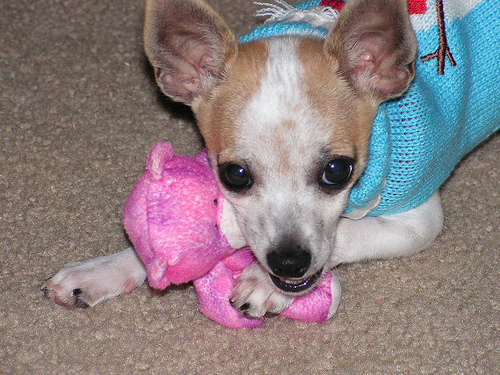
#> input picture images/2111388821_a0eee8d4a0.jpg, 500 x 375 px
$ jupyter execute --allow-errors 'Images and Attributes.ipynb'
#> lines starting #> are read from the running program, lines starting #| are printed output that depends on the picture
[cell 1]
import cv2
import json
import requests
import numpy as np
import pandas as pd
from PIL import Image
from io import BytesIO
import urllib.request
import xml.etree.ElementTree as ET

import scipy.io

#### Carregando os metadados

#> (a cell that did not finish here is left out)

[cell 3]
def load_image_with_bounding_boxes(image_path, wnid, image_id):

#> called with image_path = 'images/2111388821_a0eee8d4a0.jpg', wnid = 'n01322604', image_id = '10013'
    img = cv2.imread(image_path, cv2.IMREAD_UNCHANGED)
#> img is the input picture: shape (375, 500, 3); mean B, G, R 128.2, 126.3, 139.1

    idx = get_image_index(wnid, image_id)

    x1,x2,y1,y2 = get_bound_box(idx, img)

    img = cv2.rectangle(img, (x1, y1), (x2, y2), (0, 255, 0), 2)

    attr = get_attributes(idx)

    str_attr = ", ".join(get_attributes(idx))

    w, h = cv_size(img)

    cv2.putText(img, str_attr, (10, h-10), cv2.FONT_HERSHEY_SIMPLEX, 1,(0,255,255), 2, cv2.LINE_AA)

    return Image.fromarray(img)

def get_image_index( wnid, image_id):
#> called with wnid = 'n01322604', image_id = '10013'
    i = -1
    for img in images[0][0]:
        i = i + 1
        if "{0}_{1}".format(wnid, image_id) == img[0][0]:
            return i

    return -1

def cv_size(img):
    return tuple(img.shape[1::-1])

def get_bound_box(idx, img):
    img_bbox = bboxes[0][0][idx][0]

    xmin = img_bbox[0][0][0]
    xmax = img_bbox[1][0][0]
    ymin = img_bbox[2][0][0]
    ymax = img_bbox[3][0][0]

    w, h = cv_size(img)

    x1 = int(xmin*w)
    x2 = int(xmax*w)
    y1 = int(ymin*h)
    y2 = int(ymax*h)

    return x1, x2, y1, y2

def get_attributes(idx):
    i = 0
    attr = []
    for l in labels[0][0][idx]:
        if(l == 1):
            attr.append(attributes[0][0][0][i][0])
        i = i + 1
    return attr

#> (a cell that did not finish here is left out)

#> (a cell that did not finish here is left out)

#> call 2 of load_image_with_bounding_boxes, with image_path = 'images/325576619_dae96e1488.jpg', wnid = 'n01322604', image_id = '10275'
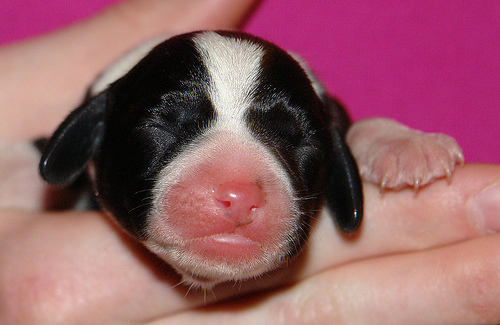
#> input picture images/325576619_dae96e1488.jpg, 500 x 325 px
#> in load_image_with_bounding_boxes, img is the input picture: shape (325, 500, 3); mean B, G, R 103.7, 95.9, 150.3

#> (a cell that did not finish here is left out)

#> call 3 of load_image_with_bounding_boxes, with image_path = 'images/pup_liggen.jpg', wnid = 'n01322604', image_id = '10456'
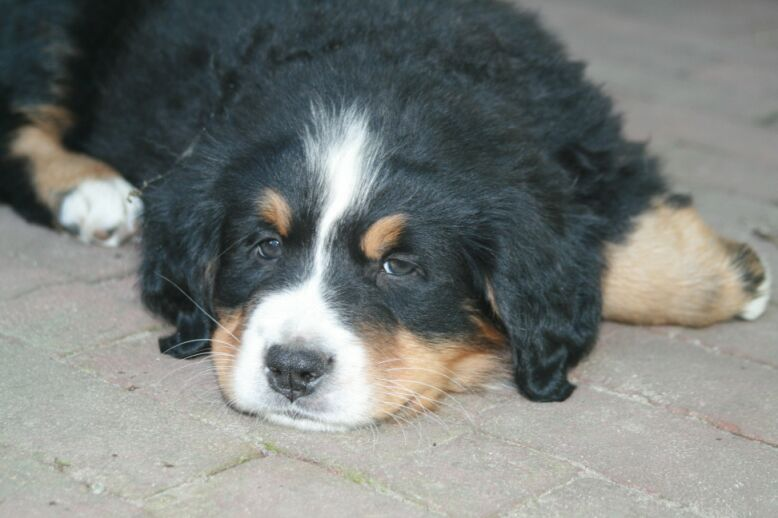
#> input picture images/pup_liggen.jpg, 778 x 518 px
#> in load_image_with_bounding_boxes, img is the input picture: shape (518, 778, 3); mean B, G, R 123, 126, 121.9

#> (a cell that did not finish here is left out)

#> call 4 of load_image_with_bounding_boxes, with image_path = 'images/2558478796_a71d3afcaa.jpg', wnid = 'n01693334', image_id = '10028'
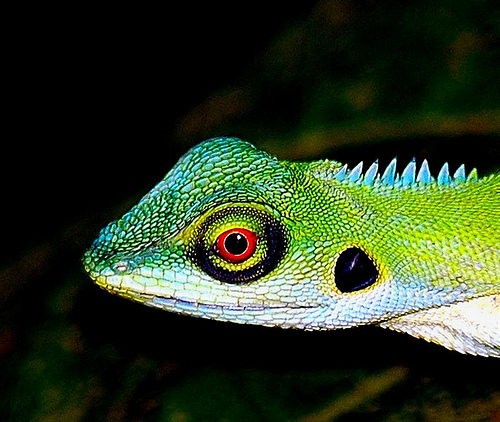
#> input picture images/2558478796_a71d3afcaa.jpg, 500 x 422 px
#> in load_image_with_bounding_boxes, img is the input picture: shape (422, 500, 3); mean B, G, R 33.9, 57.6, 44.2

[cell 8]
data = pd.read_csv('data/annotations.txt', header=None, names=["img_id", "wnid", "url", "filename", "attributes"])
#> (reads data/annotations.txt from the repository)
